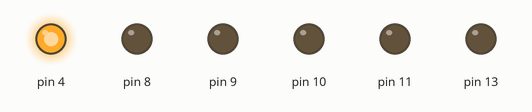
A sketch run on a simulated Arduino Uno, built with avr-gcc and run on an emulated ATmega328P. On the bench: output pins drawn as LEDs (lit = HIGH).

Above: at 0.5 s.
At 4.5 s:
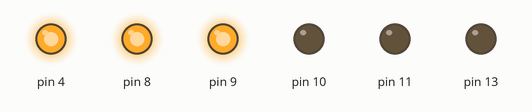
At 6.5 s:
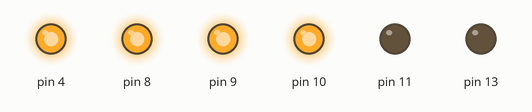
At 7.5 s:
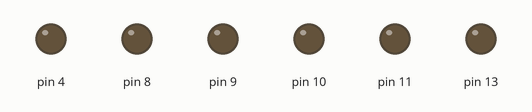
At 10.5 s:
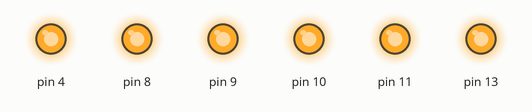
At 14.5 s:
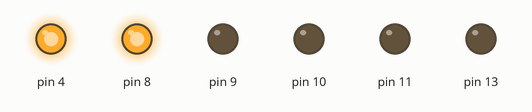
Timing chart, 0 to 15.6 s (numbered marks = the images above):
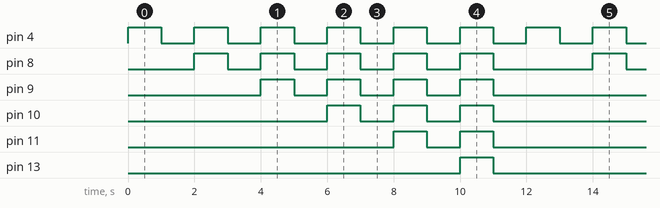

Measured:
- by itself, pin 4: alternates HIGH for 1.0 s and LOW for 1.0 s
- by itself, pin 8: repeats every 12.0 s: 4 × (LOW 1.0 s, HIGH 1.0 s), LOW 3.0 s, HIGH 1.0 s
- by itself, pin 9: repeats every 12.0 s: 3 × (LOW 1.0 s, HIGH 1.0 s), LOW 5.0 s, HIGH 1.0 s
- by itself, pin 10: repeats every 12.0 s: 2 × (LOW 1.0 s, HIGH 1.0 s), LOW 7.0 s, HIGH 1.0 s
- by itself, pin 11: repeats every 12.0 s: LOW 1.0 s, HIGH 1.0 s, LOW 9.0 s, HIGH 1.0 s
- by itself, pin 13: alternates HIGH for 1.0 s and LOW for 11.0 s

The sketch:

task_1_ar.ino
```cpp
void setup()
{
pinMode(4,OUTPUT);
pinMode(8,OUTPUT);
pinMode(9,OUTPUT);
pinMode(10,OUTPUT);
pinMode(11,OUTPUT);
pinMode(13,OUTPUT);}

void loop()
{

digitalWrite(4,HIGH);
delay(1000);
digitalWrite(4,LOW);
delay(1000);
digitalWrite(4,HIGH);
digitalWrite(8,HIGH);
delay(1000);
digitalWrite(4,LOW);
digitalWrite(8,LOW);
delay(1000);
digitalWrite(4,HIGH);
digitalWrite(8,HIGH);
digitalWrite(9,HIGH);
delay(1000);
digitalWrite(4,LOW);
digitalWrite(8,LOW);
digitalWrite(9,LOW);
delay(1000);
digitalWrite(4,HIGH);
digitalWrite(8,HIGH);
digitalWrite(9,HIGH);
digitalWrite(10,HIGH);
delay(1000);
digitalWrite(4,LOW);
digitalWrite(8,LOW);
digitalWrite(9,LOW);
digitalWrite(10,LOW);
delay(1000);
digitalWrite(4,HIGH);
digitalWrite(8,HIGH);
digitalWrite(9,HIGH);
digitalWrite(10,HIGH);
digitalWrite(11,HIGH);
delay(1000);
digitalWrite(4,LOW);
digitalWrite(8,LOW);
digitalWrite(9,LOW);
digitalWrite(10,LOW);
digitalWrite(11,LOW);
delay(1000);
digitalWrite(4,HIGH);
digitalWrite(8,HIGH);
digitalWrite(9,HIGH);
digitalWrite(10,HIGH);
digitalWrite(11,HIGH);
digitalWrite(13,HIGH);
delay(1000);
digitalWrite(4,LOW);
digitalWrite(8,LOW);
digitalWrite(9,LOW);
digitalWrite(10,LOW);
digitalWrite(11,LOW);
digitalWrite(13,LOW);
delay(1000);


}
```
